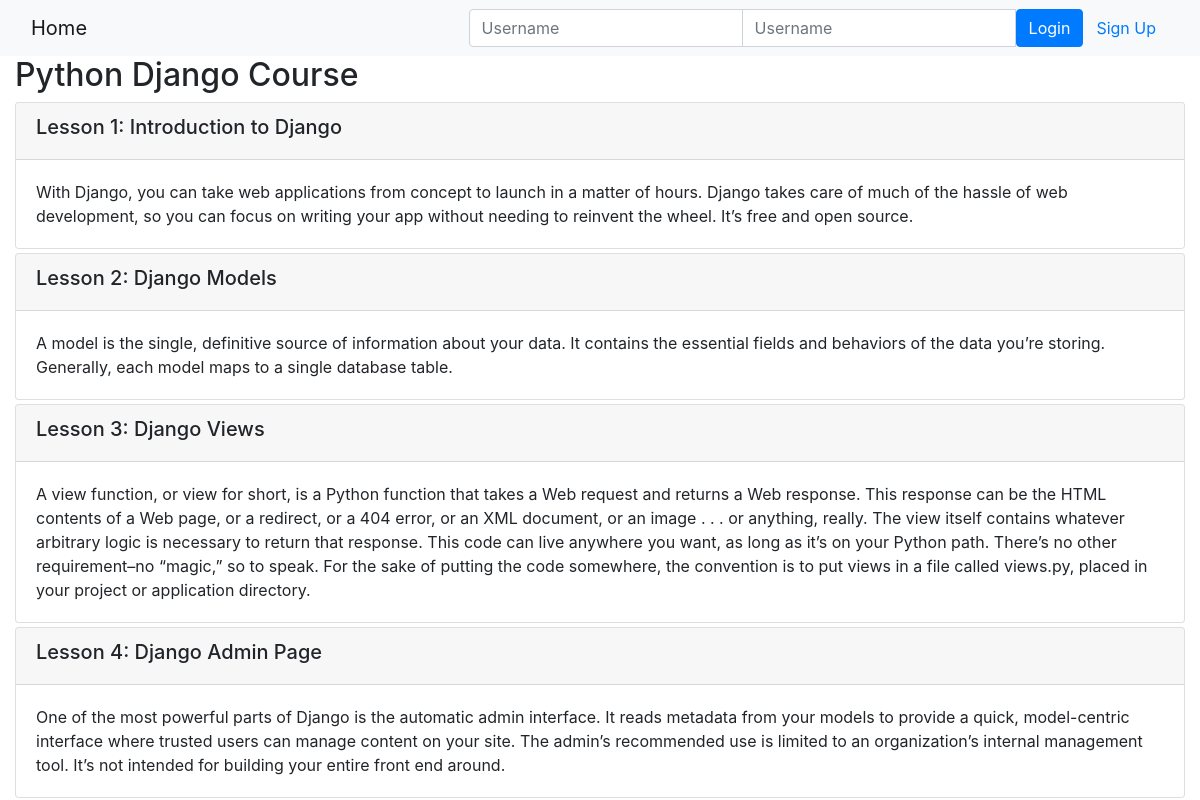
Page /onlinecourse/1/ on the committed database.
### onlinecourse/models.py (models this page shows, shortened)
class Course(models.Model):
    name = models.CharField(null=False, max_length=30, default='online course')
    image = models.ImageField(upload_to='course_images/')
    description = models.CharField(max_length=1000)
    pub_date = models.DateField(null=True)
    instructors = models.ManyToManyField(Instructor)
    users = models.ManyToManyField(settings.AUTH_USER_MODEL, through='Enrollment')
    total_enrollment = models.IntegerField(default=0)
    is_enrolled = False

class Lesson(models.Model):
    title = models.CharField(max_length=200, default="title")
    order = models.IntegerField(default=0)
    course = models.ForeignKey(Course, on_delete=models.CASCADE)
    content = models.TextField()

### onlinecourse/views.py (the view)
# urls.py: path('<int:pk>/', views.CourseDetailView.as_view(), name='course_details'),
class CourseDetailView(generic.DetailView):
    model = Course
    template_name = 'onlinecourse/course_detail_bootstrap.html'

### onlinecourse/templates/onlinecourse/course_detail_bootstrap.html (shortened to what this page needs)
<!DOCTYPE html>
<html lang="en">
<head>
     {% load static %}
    <link rel="stylesheet" href="https://maxcdn.bootstrapcdn.com/bootstrap/4.5.2/css/bootstrap.min.css">
</head>
<body>
    <nav class="navbar navbar-light bg-light">
        <div class="container-fluid">
            <div class="navbar-header">
                  <a class="navbar-brand" href="{% url 'onlinecourse:index' %}">Home</a>
            </div>
            <ul class="nav navbar-nav navbar-right">
                {% if user.is_authenticated %}
                <li>
                    <a class="btn btn-link" href="#">{{ user.first_name }}({{ user.username }})</a>
                    <a class="btn btn-link" href="{% url 'onlinecourse:logout' %}">Logout</a>
                </li>
                {% else %}
                <li>
                    <form class="form-inline" action="{% url 'onlinecourse:login' %}" method="post">
                        <div class="input-group">
                            <input type="text" class="form-control" placeholder="Username" name="username" >
                            <input type="password" class="form-control" placeholder="Username" name="psw" >
                            <button class="btn btn-primary" type="submit">Login</button>
                            <a class="btn btn-link" href="{% url 'onlinecourse:registration' %}">Sign Up</a>
                        </div>
                    </form>
                </li>
                {% endif %}
            </ul>
        </div>
    </nav>
    <div class="container-fluid">
            <h2>{{ course.name }}</h2>
            <div class="card-columns-vertical">
                {% for lesson in course.lesson_set.all %}
                    <div class="card mt-1">
                        <div class="card-header"><h5>Lesson {{lesson.order|add:1}}: {{lesson.title}}</h5></div>
                        <div class="card-body">{{lesson.content}}</div>
                    </div>
                {% endfor %}
            </div>
    </div>
</body>
</html>

### rows in the picture
Course: name "Python Django Course"
Lesson: order|add "1", title "Introduction to Django", content "With Django, you can take web applications from concept to launch in a matter of hours. Django takes care of much of the hassle of web development, so you can focus on writing your app without needing to reinvent the wheel. It’s free and open source."
Lesson: order|add "2", title "Django Models", content "A model is the single, definitive source of information about your data. It contains the essential fields and behaviors of the data you’re storing. Generally, each model maps to a single database table."
Lesson: order|add "3", title "Django Views", content "A view function, or view for short, is a Python function that takes a Web request and returns a Web response. This response can be the HTML contents of a Web page, or a redirect, or a 404 error, or an XML document, or an image . . . or anything, really. The view itself contains whatever arbitrary logic is necessary to return that response. This code can live anywhere you want, as long as it’s on your Python path. There’s no other requirement–no “magic,” so to speak. For the sake of putting the code somewhere, the convention is to put views in a file called views.py, placed in your project or application directory."
Lesson: order|add "4", title "Django Admin Page", content "One of the most powerful parts of Django is the automatic admin interface. It reads metadata from your models to provide a quick, model-centric interface where trusted users can manage content on your site. The admin’s recommended use is limited to an organization’s internal management tool. It’s not intended for building your entire front end around."
